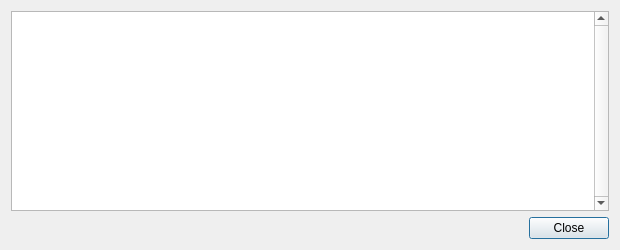
<?xml version="1.0" encoding="UTF-8"?>
<ui version="4.0">
 <class>TransactionDescDialog</class>
 <widget class="QDialog" name="TransactionDescDialog">
  <property name="geometry">
   <rect>
    <x>0</x>
    <y>0</y>
    <width>620</width>
    <height>250</height>
   </rect>
  </property>
  <property name="windowTitle">
   <string>Transaction details</string>
  </property>
  <layout class="QVBoxLayout" name="verticalLayout">
   <item>
    <widget class="QTextEdit" name="detailText">
     <property name="toolTip">
      <string>This pane shows a detailed description of the transaction</string>
     </property>
     <property name="verticalScrollBarPolicy">
      <enum>Qt::ScrollBarAlwaysOn</enum>
     </property>
     <property name="readOnly">
      <bool>true</bool>
     </property>
    </widget>
   </item>
   <item>
    <widget class="QDialogButtonBox" name="buttonBox">
     <property name="orientation">
      <enum>Qt::Horizontal</enum>
     </property>
     <property name="standardButtons">
      <set>QDialogButtonBox::Close</set>
     </property>
    </widget>
   </item>
  </layout>
 </widget>
 <resources/>
 <connections>
  <connection>
   <sender>buttonBox</sender>
   <signal>accepted()</signal>
   <receiver>TransactionDescDialog</receiver>
   <slot>accept()</slot>
   <hints>
    <hint type="sourcelabel">
     <x>248</x>
     <y>254</y>
    </hint>
    <hint type="destinationlabel">
     <x>157</x>
     <y>274</y>
    </hint>
   </hints>
  </connection>
  <connection>
   <sender>buttonBox</sender>
   <signal>rejected()</signal>
   <receiver>TransactionDescDialog</receiver>
   <slot>reject()</slot>
   <hints>
    <hint type="sourcelabel">
     <x>316</x>
     <y>260</y>
    </hint>
    <hint type="destinationlabel">
     <x>286</x>
     <y>274</y>
    </hint>
   </hints>
  </connection>
 </connections>
</ui>
